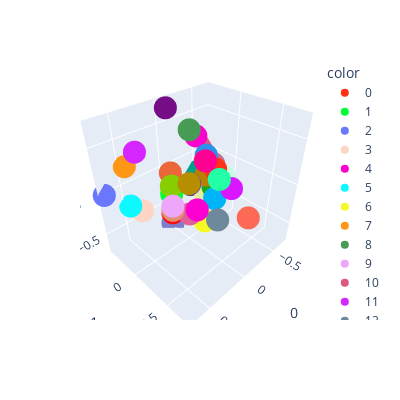

Notebook code for this chart:
### Markdown cell above
The simplex is a 4D structure, representing probability distributions over 5 hidden states, so we project down to 3D using PCA for visualization.

### Code cell
def run_visualization_pca(beliefs):
    pca = PCA(n_components=3)
    pca.fit(beliefs)

    return pca

def visualize_ground_truth_simplex_3d(beliefs, belief_labels, pca):

    beliefs_pca = pca.transform(beliefs)

    colors = px.colors.qualitative.Light24 + px.colors.qualitative.Dark24 + px.colors.qualitative.Plotly
    fig = px.scatter_3d(beliefs_pca, x=0, y=1, z=2,
                        color=[str(i) for i in belief_labels],
                        color_discrete_sequence=colors)
    fig.update_layout(width=400, height=400)
    fig.show()

vis_pca = run_visualization_pca(list(msp_belief_index.keys()))
index = list(msp_belief_index.values())
visualize_ground_truth_simplex_3d(list(msp_belief_index.keys()),
                                  list(msp_belief_index.values()),
                                  vis_pca)

### Figure 1 — Plotly figure (JSON) as saved in the notebook; plotly's stock layout.template omitted (floating-point values rounded to 4 significant figures)
{"data": [{"hovertemplate": "color=0<br>0=%{x}<br>1=%{y}<br>2=%{z}<extra></extra>", "legendgroup": "0", "marker": {"color": "#FD3216", "symbol": "circle"}, "mode": "markers", "name": "0", "scene": "scene", "showlegend": true, "type": "scatter3d", "x": [-0.1768], "y": [0.2009], "z": [0.1768]}, {"hovertemplate": "color=1<br>0=%{x}<br>1=%{y}<br>2=%{z}<extra></extra>", "legendgroup": "1", "marker": {"color": "#00FE35", "symbol": "circle"}, "mode": "markers", "name": "1", "scene": "scene", "showlegend": true, "type": "scatter3d", "x": [0.2357], "y": [0.01605], "z": [3.491e-16]}, {"hovertemplate": "color=2<br>0=%{x}<br>1=%{y}<br>2=%{z}<extra></extra>", "legendgroup": "2", "marker": {"color": "#6A76FC", "symbol": "circle"}, "mode": "markers", "name": "2", "scene": "scene", "showlegend": true, "type": "scatter3d", "x": [0.7071], "y": [-0.4166], "z": [1.213e-16]}, {"hovertemplate": "color=3<br>0=%{x}<br>1=%{y}<br>2=%{z}<extra></extra>", "legendgroup": "3", "marker": {"color": "#FED4C4", "symbol": "circle"}, "mode": "markers", "name": "3", "scene": "scene", "showlegend": true, "type": "scatter3d", "x": [0.3536], "y": [-0.3537], "z": [-0.3536]}, {"hovertemplate": "color=4<br>0=%{x}<br>1=%{y}<br>2=%{z}<extra></extra>", "legendgroup": "4", "marker": {"color": "#FE00CE", "symbol": "circle"}, "mode": "markers", "name": "4", "scene": "scene", "showlegend": true, "type": "scatter3d", "x": [-0.4714], "y": [-0.3746], "z": [0.2357]}, {"hovertemplate": "color=5<br>0=%{x}<br>1=%{y}<br>2=%{z}<extra></extra>", "legendgroup": "5", "marker": {"color": "#0DF9FF", "symbol": "circle"}, "mode": "markers", "name": "5", "scene": "scene", "showlegend": true, "type": "scatter3d", "x": [0.4714], "y": [-0.3746], "z": [-0.2357]}, {"hovertemplate": "color=6<br>0=%{x}<br>1=%{y}<br>2=%{z}<extra></extra>", "legendgroup": "6", "marker": {"color": "#F6F926", "symbol": "circle"}, "mode": "markers", "name": "6", "scene": "scene", "showlegend": true, "type": "scatter3d", "x": [1.995e-16], "y": [0.2324], "z": [-0.3536]}, {"hovertemplate": "color=7<br>0=%{x}<br>1=%{y}<br>2=%{z}<extra></extra>", "legendgroup": "7", "marker": {"color": "#FF9616", "symbol": "circle"}, "mode": "markers", "name": "7", "scene": "scene", "showlegend": true, "type": "scatter3d", "x": [0.4714], "y": [-0.3746], "z": [0.2357]}, {"hovertemplate": "color=8<br>0=%{x}<br>1=%{y}<br>2=%{z}<extra></extra>", "legendgroup": "8", "marker": {"color": "#479B55", "symbol": "circle"}, "mode": "markers", "name": "8", "scene": "scene", "showlegend": true, "type": "scatter3d", "x": [-0.3536], "y": [-0.3537], "z": [0.3536]}, {"hovertemplate": "color=9<br>0=%{x}<br>1=%{y}<br>2=%{z}<extra></extra>", "legendgroup": "9", "marker": {"color": "#EEA6FB", "symbol": "circle"}, "mode": "markers", "name": "9", "scene": "scene", "showlegend": true, "type": "scatter3d", "x": [0.3536], "y": [0.1694], "z": [3.806e-17]}, {"hovertemplate": "color=10<br>0=%{x}<br>1=%{y}<br>2=%{z}<extra></extra>", "legendgroup": "10", "marker": {"color": "#DC587D", "symbol": "circle"}, "mode": "markers", "name": "10", "scene": "scene", "showlegend": true, "type": "scatter3d", "x": [-0.7071], "y": [-0.4166], "z": [-1.669e-15]}, {"hovertemplate": "color=11<br>0=%{x}<br>1=%{y}<br>2=%{z}<extra></extra>", "legendgroup": "11", "marker": {"color": "#D626FF", "symbol": "circle"}, "mode": "markers", "name": "11", "scene": "scene", "showlegend": true, "type": "scatter3d", "x": [0.3536], "y": [-0.3537], "z": [0.3536]}, {"hovertemplate": "color=12<br>0=%{x}<br>1=%{y}<br>2=%{z}<extra></extra>", "legendgroup": "12", "marker": {"color": "#6E899C", "symbol": "circle"}, "mode": "markers", "name": "12", "scene": "scene", "showlegend": true, "type": "scatter3d", "x": [1.37e-16], "y": [0.4068], "z": [-0.2357]}, {"hovertemplate": "color=13<br>0=%{x}<br>1=%{y}<br>2=%{z}<extra></extra>", "legendgroup": "13", "marker": {"color": "#00B5F7", "symbol": "circle"}, "mode": "markers", "name": "13", "scene": "scene", "showlegend": true, "type": "scatter3d", "x": [-0.1768], "y": [0.2009], "z": [-0.1768]}, {"hovertemplate": "color=14<br>0=%{x}<br>1=%{y}<br>2=%{z}<extra></extra>", "legendgroup": "14", "marker": {"color": "#B68E00", "symbol": "circle"}, "mode": "markers", "name": "14", "scene": "scene", "showlegend": true, "type": "scatter3d", "x": [0.1768], "y": [0.2009], "z": [0.1768]}, {"hovertemplate": "color=15<br>0=%{x}<br>1=%{y}<br>2=%{z}<extra></extra>", "legendgroup": "15", "marker": {"color": "#C9FBE5", "symbol": "circle"}, "mode": "markers", "name": "15", "scene": "scene", "showlegend": true, "type": "scatter3d", "x": [-0.3536], "y": [0.1694], "z": [-8.501e-16]}, {"hovertemplate": "color=16<br>0=%{x}<br>1=%{y}<br>2=%{z}<extra></extra>", "legendgroup": "16", "marker": {"color": "#FF0092", "symbol": "circle"}, "mode": "markers", "name": "16", "scene": "scene", "showlegend": true, "type": "scatter3d", "x": [-8.135e-16], "y": [0.2324], "z": [0.3536]}, {"hovertemplate": "color=17<br>0=%{x}<br>1=%{y}<br>2=%{z}<extra></extra>", "legendgroup": "17", "marker": {"color": "#22FFA7", "symbol": "circle"}, "mode": "markers", "name": "17", "scene": "scene", "showlegend": true, "type": "scatter3d", "x": [-5.384e-16], "y": [0.4068], "z": [0.2357]}, {"hovertemplate": "color=18<br>0=%{x}<br>1=%{y}<br>2=%{z}<extra></extra>", "legendgroup": "18", "marker": {"color": "#E3EE9E", "symbol": "circle"}, "mode": "markers", "name": "18", "scene": "scene", "showlegend": true, "type": "scatter3d", "x": [-0.2357], "y": [0.01605], "z": [-0.2357]}, {"hovertemplate": "color=19<br>0=%{x}<br>1=%{y}<br>2=%{z}<extra></extra>", "legendgroup": "19", "marker": {"color": "#86CE00", "symbol": "circle"}, "mode": "markers", "name": "19", "scene": "scene", "showlegend": true, "type": "scatter3d", "x": [0.2828], "y": [0.0774], "z": [0.1414]}, {"hovertemplate": "color=20<br>0=%{x}<br>1=%{y}<br>2=%{z}<extra></extra>", "legendgroup": "20", "marker": {"color": "#BC7196", "symbol": "circle"}, "mode": "markers", "name": "20", "scene": "scene", "showlegend": true, "type": "scatter3d", "x": [-0.2828], "y": [0.0774], "z": [0.1414]}, {"hovertemplate": "color=21<br>0=%{x}<br>1=%{y}<br>2=%{z}<extra></extra>", "legendgroup": "21", "marker": {"color": "#7E7DCD", "symbol": "circle"}, "mode": "markers", "name": "21", "scene": "scene", "showlegend": true, "type": "scatter3d", "x": [3.871e-16], "y": [-0.2907], "z": [-0.7071]}, {"hovertemplate": "color=22<br>0=%{x}<br>1=%{y}<br>2=%{z}<extra></extra>", "legendgroup": "22", "marker": {"color": "#FC6955", "symbol": "circle"}, "mode": "markers", "name": "22", "scene": "scene", "showlegend": true, "type": "scatter3d", "x": [1.199e-17], "y": [0.7555], "z": [-3.133e-17]}, {"hovertemplate": "color=23<br>0=%{x}<br>1=%{y}<br>2=%{z}<extra></extra>", "legendgroup": "23", "marker": {"color": "#E48F72", "symbol": "circle"}, "mode": "markers", "name": "23", "scene": "scene", "showlegend": true, "type": "scatter3d", "x": [0.2828], "y": [0.0774], "z": [-0.1414]}, {"hovertemplate": "color=24<br>0=%{x}<br>1=%{y}<br>2=%{z}<extra></extra>", "legendgroup": "24", "marker": {"color": "#2E91E5", "symbol": "circle"}, "mode": "markers", "name": "24", "scene": "scene", "showlegend": true, "type": "scatter3d", "x": [-0.2357], "y": [0.01605], "z": [0.2357]}, {"hovertemplate": "color=25<br>0=%{x}<br>1=%{y}<br>2=%{z}<extra></extra>", "legendgroup": "25", "marker": {"color": "#E15F99", "symbol": "circle"}, "mode": "markers", "name": "25", "scene": "scene", "showlegend": true, "type": "scatter3d", "x": [0.1768], "y": [0.2009], "z": [-0.1768]}, {"hovertemplate": "color=26<br>0=%{x}<br>1=%{y}<br>2=%{z}<extra></extra>", "legendgroup": "26", "marker": {"color": "#1CA71C", "symbol": "circle"}, "mode": "markers", "name": "26", "scene": "scene", "showlegend": true, "type": "scatter3d", "x": [-0.2828], "y": [0.0774], "z": [-0.1414]}, {"hovertemplate": "color=27<br>0=%{x}<br>1=%{y}<br>2=%{z}<extra></extra>", "legendgroup": "27", "marker": {"color": "#FB0D0D", "symbol": "circle"}, "mode": "markers", "name": "27", "scene": "scene", "showlegend": true, "type": "scatter3d", "x": [0.2357], "y": [0.01605], "z": [-0.2357]}, {"hovertemplate": "color=28<br>0=%{x}<br>1=%{y}<br>2=%{z}<extra></extra>", "legendgroup": "28", "marker": {"color": "#DA16FF", "symbol": "circle"}, "mode": "markers", "name": "28", "scene": "scene", "showlegend": true, "type": "scatter3d", "x": [-0.2357], "y": [0.3648], "z": [-5.864e-16]}, {"hovertemplate": "color=29<br>0=%{x}<br>1=%{y}<br>2=%{z}<extra></extra>", "legendgroup": "29", "marker": {"color": "#222A2A", "symbol": "circle"}, "mode": "markers", "name": "29", "scene": "scene", "showlegend": true, "type": "scatter3d", "x": [-0.3536], "y": [-0.3537], "z": [-0.3536]}, {"hovertemplate": "color=30<br>0=%{x}<br>1=%{y}<br>2=%{z}<extra></extra>", "legendgroup": "30", "marker": {"color": "#B68100", "symbol": "circle"}, "mode": "markers", "name": "30", "scene": "scene", "showlegend": true, "type": "scatter3d", "x": [-0.2357], "y": [0.01605], "z": [-2.494e-16]}, {"hovertemplate": "color=31<br>0=%{x}<br>1=%{y}<br>2=%{z}<extra></extra>", "legendgroup": "31", "marker": {"color": "#750D86", "symbol": "circle"}, "mode": "markers", "name": "31", "scene": "scene", "showlegend": true, "type": "scatter3d", "x": [-1.639e-15], "y": [-0.2907], "z": [0.7071]}, {"hovertemplate": "color=32<br>0=%{x}<br>1=%{y}<br>2=%{z}<extra></extra>", "legendgroup": "32", "marker": {"color": "#EB663B", "symbol": "circle"}, "mode": "markers", "name": "32", "scene": "scene", "showlegend": true, "type": "scatter3d", "x": [0.2357], "y": [0.01605], "z": [0.2357]}, {"hovertemplate": "color=33<br>0=%{x}<br>1=%{y}<br>2=%{z}<extra></extra>", "legendgroup": "33", "marker": {"color": "#511CFB", "symbol": "circle"}, "mode": "markers", "name": "33", "scene": "scene", "showlegend": true, "type": "scatter3d", "x": [-5.098e-17], "y": [0.01605], "z": [5.072e-17]}, {"hovertemplate": "color=34<br>0=%{x}<br>1=%{y}<br>2=%{z}<extra></extra>", "legendgroup": "34", "marker": {"color": "#00A08B", "symbol": "circle"}, "mode": "markers", "name": "34", "scene": "scene", "showlegend": true, "type": "scatter3d", "x": [-0.4714], "y": [-0.3746], "z": [-0.2357]}, {"hovertemplate": "color=35<br>0=%{x}<br>1=%{y}<br>2=%{z}<extra></extra>", "legendgroup": "35", "marker": {"color": "#FB00D1", "symbol": "circle"}, "mode": "markers", "name": "35", "scene": "scene", "showlegend": true, "type": "scatter3d", "x": [0.2357], "y": [0.3648], "z": [1.031e-17]}], "layout": {"height": 400, "legend": {"title": {"text": "color"}, "tracegroupgap": 0}, "margin": {"t": 60}, "scene": {"domain": {"x": [0, 1], "y": [0, 1]}, "xaxis": {"title": {"text": "0"}}, "yaxis": {"title": {"text": "1"}}, "zaxis": {"title": {"text": "2"}}}, "width": 400}}
